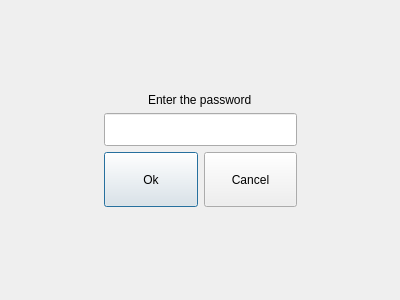
<?xml version="1.0" encoding="UTF-8"?>
<ui version="4.0">
 <class>PasswordDialog</class>
 <widget class="QDialog" name="PasswordDialog">
  <property name="geometry">
   <rect>
    <x>0</x>
    <y>0</y>
    <width>400</width>
    <height>300</height>
   </rect>
  </property>
  <property name="windowTitle">
   <string>Dialog</string>
  </property>
  <layout class="QGridLayout" name="gridLayout">
   <item row="0" column="1">
    <spacer name="verticalSpacer_2">
     <property name="orientation">
      <enum>Qt::Vertical</enum>
     </property>
     <property name="sizeHint" stdset="0">
      <size>
       <width>20</width>
       <height>64</height>
      </size>
     </property>
    </spacer>
   </item>
   <item row="1" column="0">
    <spacer name="horizontalSpacer">
     <property name="orientation">
      <enum>Qt::Horizontal</enum>
     </property>
     <property name="sizeHint" stdset="0">
      <size>
       <width>49</width>
       <height>20</height>
      </size>
     </property>
    </spacer>
   </item>
   <item row="1" column="1">
    <layout class="QVBoxLayout" name="verticalLayout_2">
     <item>
      <layout class="QVBoxLayout" name="verticalLayout">
       <item alignment="Qt::AlignHCenter">
        <widget class="QLabel" name="label">
         <property name="text">
          <string>Enter the password</string>
         </property>
        </widget>
       </item>
       <item>
        <widget class="QLineEdit" name="lineEdit">
         <property name="font">
          <font>
           <pointsize>16</pointsize>
          </font>
         </property>
        </widget>
       </item>
      </layout>
     </item>
     <item>
      <layout class="QHBoxLayout" name="horizontalLayout">
       <item>
        <widget class="QPushButton" name="pushButton">
         <property name="minimumSize">
          <size>
           <width>0</width>
           <height>55</height>
          </size>
         </property>
         <property name="text">
          <string>Ok</string>
         </property>
        </widget>
       </item>
       <item>
        <widget class="QPushButton" name="pushButton_2">
         <property name="minimumSize">
          <size>
           <width>0</width>
           <height>55</height>
          </size>
         </property>
         <property name="text">
          <string>Cancel</string>
         </property>
        </widget>
       </item>
      </layout>
     </item>
    </layout>
   </item>
   <item row="1" column="2">
    <spacer name="horizontalSpacer_2">
     <property name="orientation">
      <enum>Qt::Horizontal</enum>
     </property>
     <property name="sizeHint" stdset="0">
      <size>
       <width>49</width>
       <height>20</height>
      </size>
     </property>
    </spacer>
   </item>
   <item row="2" column="1">
    <spacer name="verticalSpacer">
     <property name="orientation">
      <enum>Qt::Vertical</enum>
     </property>
     <property name="sizeHint" stdset="0">
      <size>
       <width>20</width>
       <height>64</height>
      </size>
     </property>
    </spacer>
   </item>
  </layout>
 </widget>
 <resources/>
 <connections/>
</ui>
